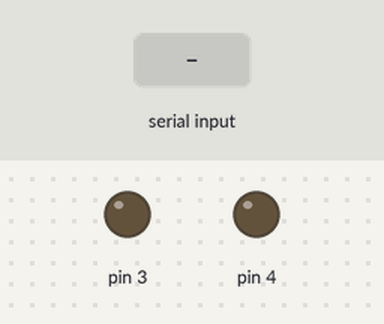
A sketch run on a simulated Arduino Uno, built with avr-gcc and run on an emulated ATmega328P. Parts: output pins drawn as LEDs (lit = HIGH). Inputs (shaded band) come from the test bench.

Above: at 1.2 s.
1.3 s: "1" received over Serial
At 2.3 s:
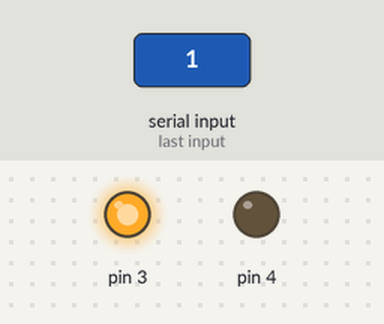
2.8 s: "2" received over Serial
At 3.5 s:
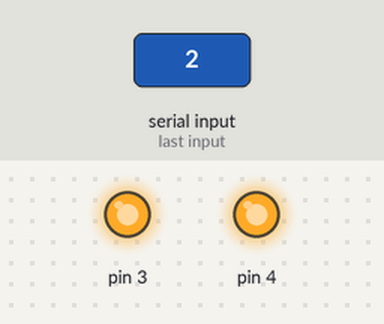
4.3 s: "0" received over Serial
At 4.6 s:
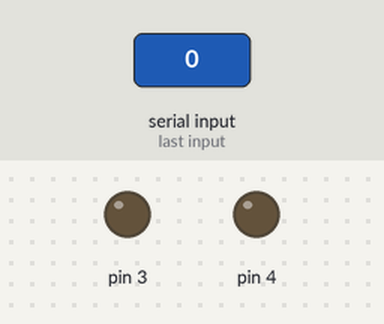
Timing chart, 0 to 7.3 s (numbered marks = the images above; inputs shaded):
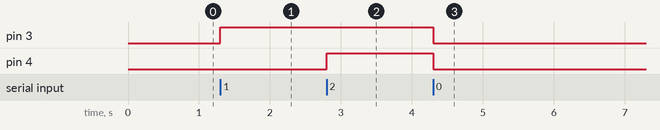

The sketch:

class_11.ino
```cpp
void setup() {
  pinMode(3, OUTPUT);
  pinMode(4, OUTPUT);
  Serial.begin(9600);

}

void loop() {
  if(Serial.available())
  {
    char input = Serial.read();

    if (input == '0')
    {
      digitalWrite(3, LOW);
      digitalWrite(4, LOW);
    }
    else if (input == '1')
    {
      digitalWrite(3, HIGH);
      digitalWrite(4, LOW);
    }
    else if (input == '2')
    {
      digitalWrite(3, HIGH);
      digitalWrite(4, HIGH);
    }
  }
}
```

Measured:
- after the input at 1.3 s, pin 3: LOW → HIGH at once
- after the input at 2.8 s, pin 4: LOW → HIGH at once
- after the input at 4.3 s, pin 3, pin 4: HIGH → LOW at once
